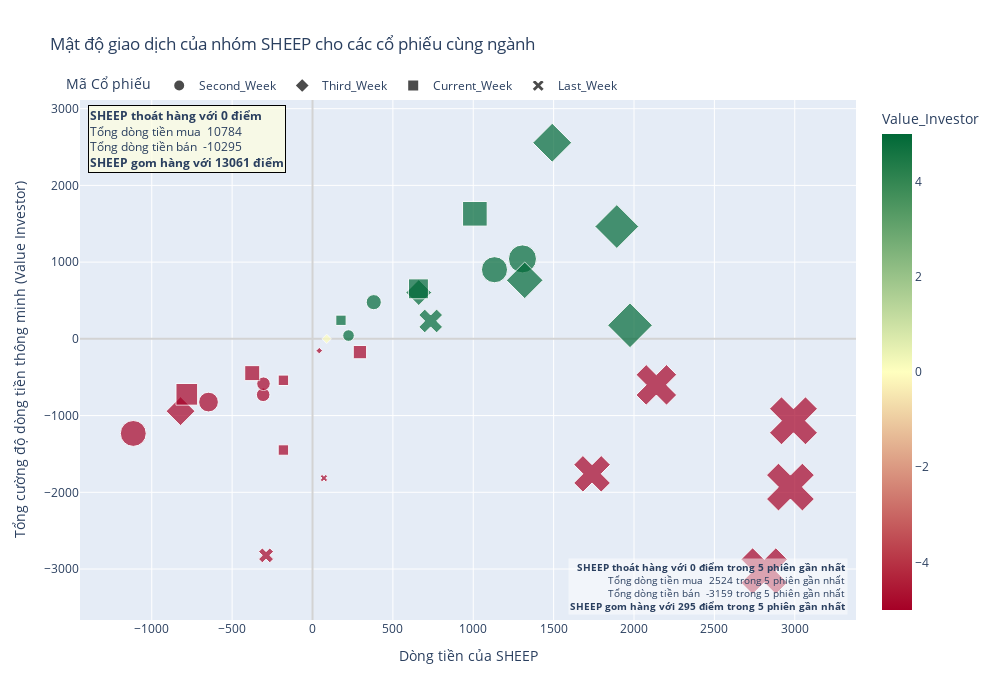

The code cell stored with this chart in its notebook:
### Code cell
fig_industry = plot_industry_investor_density([stock.upper() for stock in sec_stock],investor='SHEEP')

### Figure 1 — Plotly figure (JSON) as saved in the notebook; plotly's stock layout.template omitted (floating-point values rounded to 4 significant figures)
{"data": [{"customdata": [["Second_Week", "HCM"], ["Second_Week", "SHS"], ["Second_Week", "VCI"], ["Second_Week", "FTS"], ["Second_Week", "MBS"], ["Second_Week", "VND"], ["Second_Week", "SSI"], ["Second_Week", "VIX"]], "hovertemplate": "<b>%{hovertext}</b><br><br>WeeksAgo=%{customdata[0]}<br>Value_SHEEP=%{x}<br>Value_Investor=%{marker.color}<br>size=%{marker.size}<br>Ticker=%{customdata[1]}<extra></extra>", "hovertext": ["Second_Week", "Second_Week", "Second_Week", "Second_Week", "Second_Week", "Second_Week", "Second_Week", "Second_Week"], "legendgroup": "Second_Week", "marker": {"color": [-1233, -824, -729, -585, 43, 478, 901, 1042], "coloraxis": "coloraxis", "size": [1115, 647, 307, 305, 224, 381, 1132, 1306], "sizemode": "area", "sizeref": 3.324, "symbol": "circle"}, "mode": "markers", "name": "Second_Week", "orientation": "v", "showlegend": true, "type": "scatter", "x": [-1115, -647, -307, -305, 224, 381, 1132, 1306], "xaxis": "x", "y": [-1233, -824, -729, -585, 43, 478, 901, 1042], "yaxis": "y"}, {"customdata": [["Third_Week", "HCM"], ["Third_Week", "VCI"], ["Third_Week", "FTS"], ["Third_Week", "MBS"], ["Third_Week", "SHS"], ["Third_Week", "VIX"], ["Third_Week", "VND"], ["Third_Week", "SSI"]], "hovertemplate": "<b>%{hovertext}</b><br><br>WeeksAgo=%{customdata[0]}<br>Value_SHEEP=%{x}<br>Value_Investor=%{marker.color}<br>size=%{marker.size}<br>Ticker=%{customdata[1]}<extra></extra>", "hovertext": ["Third_Week", "Third_Week", "Third_Week", "Third_Week", "Third_Week", "Third_Week", "Third_Week", "Third_Week"], "legendgroup": "Third_Week", "marker": {"color": [-943, -154, 0, 603, 763, 2556, 1464, 177], "coloraxis": "coloraxis", "size": [821, 42, 88, 661, 1320, 1491, 1893, 1975], "sizemode": "area", "sizeref": 3.324, "symbol": "diamond"}, "mode": "markers", "name": "Third_Week", "orientation": "v", "showlegend": true, "type": "scatter", "x": [-821, 42, 88, 661, 1320, 1491, 1893, 1975], "xaxis": "x", "y": [-943, -154, 0, 603, 763, 2556, 1464, 177], "yaxis": "y"}, {"customdata": [["Current_Week", "HCM"], ["Current_Week", "FTS"], ["Current_Week", "SSI"], ["Current_Week", "VND"], ["Current_Week", "MBS"], ["Current_Week", "SHS"], ["Current_Week", "VCI"], ["Current_Week", "VIX"]], "hovertemplate": "<b>%{hovertext}</b><br><br>WeeksAgo=%{customdata[0]}<br>Value_SHEEP=%{x}<br>Value_Investor=%{marker.color}<br>size=%{marker.size}<br>Ticker=%{customdata[1]}<extra></extra>", "hovertext": ["Current_Week", "Current_Week", "Current_Week", "Current_Week", "Current_Week", "Current_Week", "Current_Week", "Current_Week"], "legendgroup": "Current_Week", "marker": {"color": [-723, -447, -1449, -540, 242, -173, 652, 1630], "coloraxis": "coloraxis", "size": [782, 375, 181, 181, 177, 295, 659, 1010], "sizemode": "area", "sizeref": 3.324, "symbol": "square"}, "mode": "markers", "name": "Current_Week", "orientation": "v", "showlegend": true, "type": "scatter", "x": [-782, -375, -181, -181, 177, 295, 659, 1010], "xaxis": "x", "y": [-723, -447, -1449, -540, 242, -173, 652, 1630], "yaxis": "y"}, {"customdata": [["Last_Week", "VCI"], ["Last_Week", "HCM"], ["Last_Week", "FTS"], ["Last_Week", "SHS"], ["Last_Week", "MBS"], ["Last_Week", "SSI"], ["Last_Week", "VND"], ["Last_Week", "VIX"]], "hovertemplate": "<b>%{hovertext}</b><br><br>WeeksAgo=%{customdata[0]}<br>Value_SHEEP=%{x}<br>Value_Investor=%{marker.color}<br>size=%{marker.size}<br>Ticker=%{customdata[1]}<extra></extra>", "hovertext": ["Last_Week", "Last_Week", "Last_Week", "Last_Week", "Last_Week", "Last_Week", "Last_Week", "Last_Week"], "legendgroup": "Last_Week", "marker": {"color": [-2822, -1815, 233, -1759, -600, -3026, -1932, -1068], "coloraxis": "coloraxis", "size": [289, 71, 735, 1739, 2139, 2810, 2973, 2992], "sizemode": "area", "sizeref": 3.324, "symbol": "x"}, "mode": "markers", "name": "Last_Week", "orientation": "v", "showlegend": true, "type": "scatter", "x": [-289, 71, 735, 1739, 2139, 2810, 2973, 2992], "xaxis": "x", "y": [-2822, -1815, 233, -1759, -600, -3026, -1932, -1068], "yaxis": "y"}], "layout": {"annotations": [{"align": "left", "bgcolor": "rgba(255, 255, 224, 0.7)", "bordercolor": "black", "borderwidth": 1, "showarrow": false, "text": "<b>SHEEP thoát hàng với 0 điểm</b><br>Tổng dòng tiền mua  10784<br>Tổng dòng tiền bán  -10295<br><b>SHEEP gom hàng với 13061 điểm</b>", "x": 0.01, "xref": "paper", "y": 0.99, "yref": "paper"}, {"align": "right", "bgcolor": "rgba(255, 255, 255, 0.5)", "font": {"size": 10}, "showarrow": false, "text": "<b>SHEEP thoát hàng với 0 điểm trong 5 phiên gần nhất</b><br>Tổng dòng tiền mua  2524 trong 5 phiên gần nhất<br>Tổng dòng tiền bán  -3159 trong 5 phiên gần nhất<br><b>SHEEP gom hàng với 295 điểm trong 5 phiên gần nhất</b>", "x": 0.99, "xref": "paper", "y": 0.01, "yref": "paper"}], "autosize": false, "coloraxis": {"cmax": 5, "cmin": -5, "colorbar": {"title": {"text": "Value_Investor"}}, "colorscale": [[0, "#a50026"], [0.5, "#ffffbf"], [1, "#006837"]]}, "height": 700, "legend": {"itemsizing": "constant", "orientation": "h", "title": {"text": "Mã Cổ phiếu"}, "tracegroupgap": 0, "x": 0.7, "xanchor": "right", "y": 1, "yanchor": "bottom"}, "title": {"text": "Mật độ giao dịch của nhóm SHEEP cho các cổ phiếu cùng ngành"}, "width": 1000, "xaxis": {"anchor": "y", "domain": [0, 1], "title": {"text": "Dòng tiền của SHEEP"}, "zeroline": true, "zerolinecolor": "LightGray", "zerolinewidth": 2}, "yaxis": {"anchor": "x", "domain": [0, 1], "title": {"text": "Tổng cường độ dòng tiền thông minh (Value Investor)"}, "zeroline": true, "zerolinecolor": "LightGray", "zerolinewidth": 2}}}
